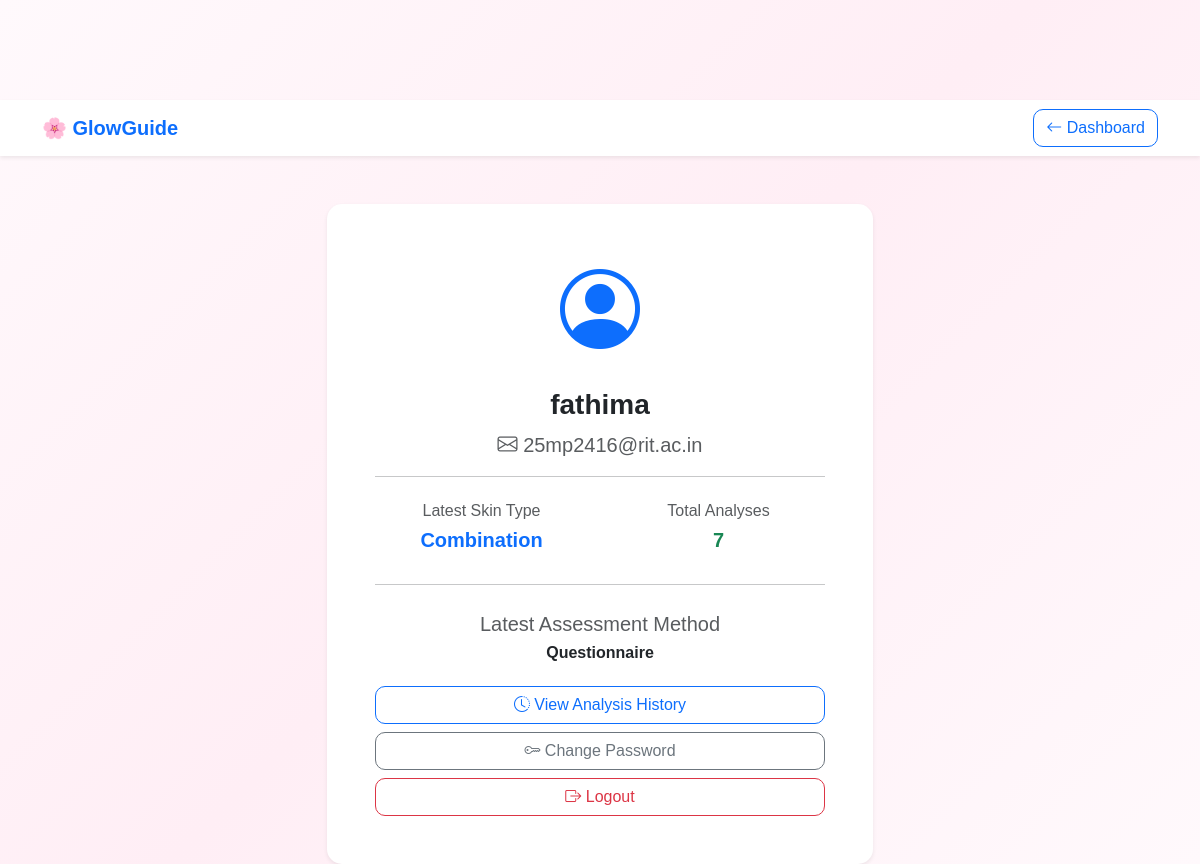
The app's page /profile (signed in), older data.
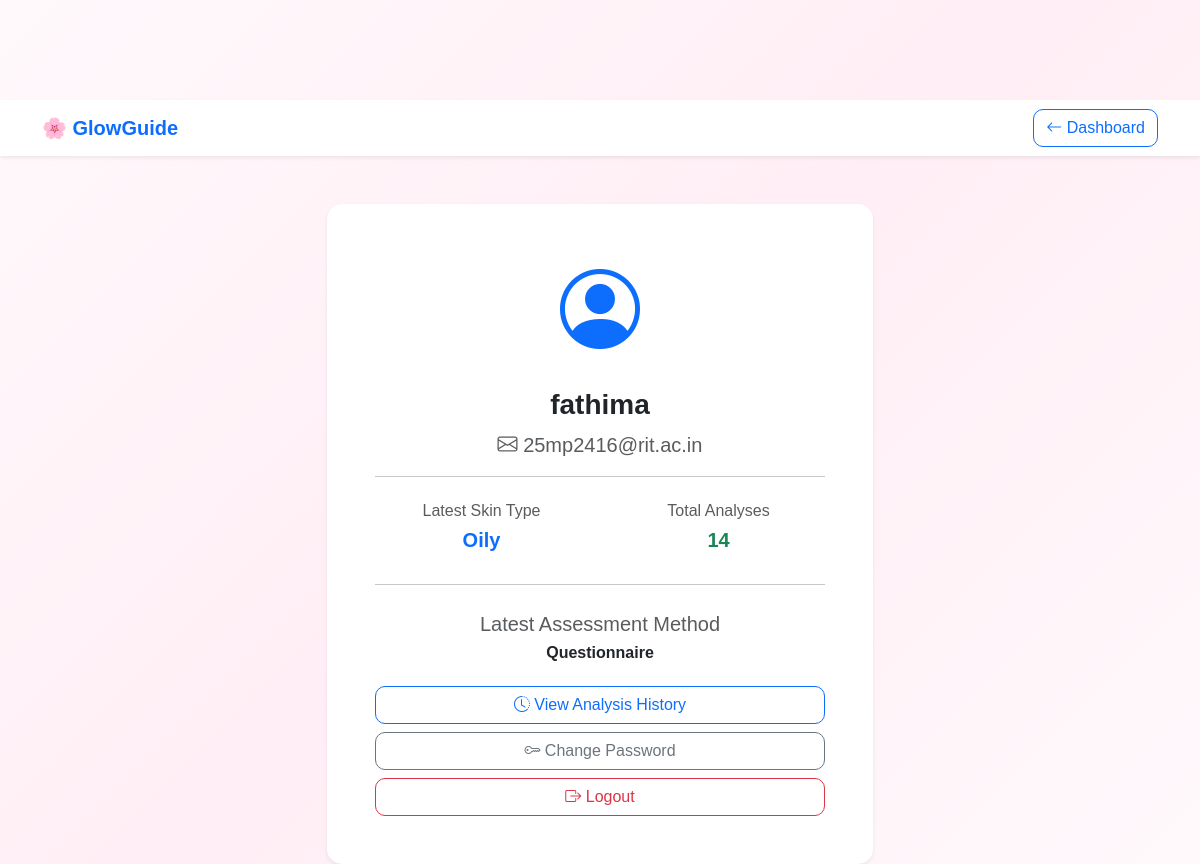
The same page, newer data.
### tables this page shows
CREATE TABLE analysis_history (
    id INTEGER PRIMARY KEY AUTOINCREMENT,
    user_email TEXT NOT NULL,
    analysis_date TIMESTAMP DEFAULT CURRENT_TIMESTAMP,
    method TEXT NOT NULL,
    skin_type TEXT NOT NULL,
    confidence REAL,
    image_name TEXT
);

### app.py (the view)
@app.route("/profile")
def profile():
    if "user" not in session:
        return redirect("/login")
    conn = get_db_connection()
    cursor = conn.cursor()
    cursor.execute(
        "SELECT fullname, email FROM users WHERE email = ?",
        (session["user_email"],)
    )
    user = cursor.fetchone()
    cursor.execute(
        "SELECT COUNT(*) FROM analysis_history WHERE user_email = ?",
        (session["user_email"],)
    )
    analysis_count = cursor.fetchone()[0]
    cursor.execute("""
        SELECT skin_type, method
        FROM analysis_history
        WHERE user_email = ?
        ORDER BY id DESC
        LIMIT 1
    """, (session["user_email"],))
    latest_analysis = cursor.fetchone()
    conn.close()
    return render_template(
        "profile.html",
        user=user,
        analysis_count=analysis_count,
        latest_analysis=latest_analysis
    )

### app.py (called while the page is built)
def get_db_connection():
    conn = sqlite3.connect("glowguide.db")
    conn.row_factory = sqlite3.Row
    return conn

### templates/profile.html (shortened to what this page needs)
<!DOCTYPE html>
<html lang="en">
<head>
    <link
        href="https://cdn.jsdelivr.net/npm/bootstrap@5.3.3/dist/css/bootstrap.min.css"
        rel="stylesheet">
    <link
        rel="stylesheet"
        href="https://cdn.jsdelivr.net/npm/bootstrap-icons@1.11.3/font/bootstrap-icons.min.css">
    <link
        rel="stylesheet"
        href="{{ url_for('static', filename='css/style.css') }}">
</head>
<body class="bg-light">
<nav class="navbar navbar-expand-lg navbar-light bg-white shadow-sm">
    <div class="container">
        <a
            href="{{ url_for('dashboard') }}"
            class="navbar-brand fw-bold text-primary">
            🌸 GlowGuide
        </a>
        <a
            href="{{ url_for('dashboard') }}"
            class="btn btn-outline-primary">
            <i class="bi bi-arrow-left"></i>
            Dashboard
        </a>
    </div>
</nav>
<div class="container mt-5">
    <div class="row justify-content-center">
        <div class="col-md-8 col-lg-6">
            <div class="card shadow-sm border-0">
                <div class="card-body p-5 text-center">
                    <div class="mb-3">
                        <i
                            class="bi bi-person-circle text-primary"
                            style="font-size: 80px;">
                        </i>
                    </div>
                    <h3 class="fw-bold">
                        {{ user["fullname"] }}
                    </h3>
                    <p class="text-muted">
                        <i class="bi bi-envelope"></i>
                        {{ user["email"] }}
                    </p>
                    <hr>
                    <div class="row text-center mt-4">
                        <div class="col-6">
                            <h6 class="text-muted">
                                Latest Skin Type
                            </h6>
                            {% if latest_analysis %}
                            <h5 class="fw-bold text-primary">
                                {{ latest_analysis["skin_type"]|capitalize }}
                            </h5>
                            {% else %}
                            <p class="text-muted">
                                Not analyzed yet
                            </p>
                            {% endif %}
                        </div>
                        <div class="col-6">
                            <h6 class="text-muted">
                                Total Analyses
                            </h6>
                            <h5 class="fw-bold text-success">
                                {{ analysis_count }}
                            </h5>
                        </div>
                    </div>
                    <hr class="my-4">
                    {% if latest_analysis %}
                    <div class="mb-4">
                        <p class="text-muted mb-1">
                            Latest Assessment Method
                        </p>
                        <h6 class="fw-bold">
                            {{ latest_analysis["method"] }}
                        </h6>
                    </div>
                    {% endif %}
                    <div class="d-grid gap-2">
                        <a
                            href="{{ url_for('history') }}"
                            class="btn btn-outline-primary">
                            <i class="bi bi-clock-history"></i>
                            View Analysis History
                        </a>
                        <a
                            href="{{ url_for('change_password') }}"
                            class="btn btn-outline-secondary">
                            <i class="bi bi-key"></i>
                            Change Password
                        </a>
                        <a
                            href="{{ url_for('logout') }}"
                            class="btn btn-outline-danger">
                            <i class="bi bi-box-arrow-right"></i>
                            Logout
                        </a>
                    </div>
                </div>
            </div>
        </div>
    </div>
</div>
</body>
</html>

Row changes from the older to the newer data that the page shows:
no longer on this page (row unchanged): analysis_history: skin_type "Combination", method "Questionnaire"
added analysis_history: skin_type "Oily", method "Questionnaire"
Text that changed along with them:
{{ analysis_count }}: "7" → "14"
